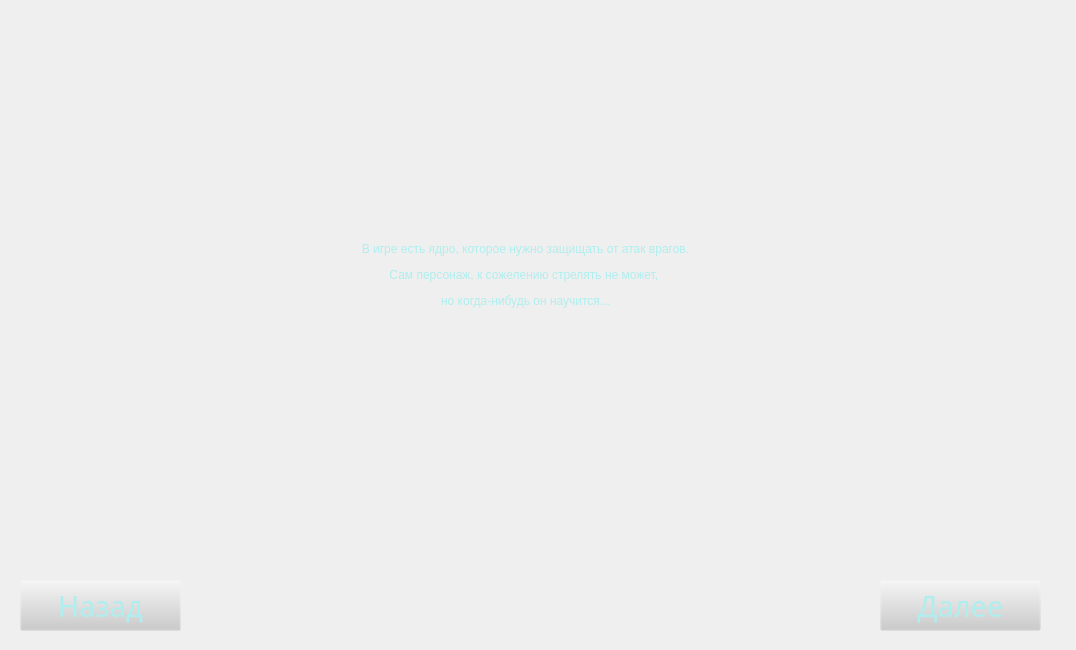
<?xml version="1.0" encoding="UTF-8"?>
<ui version="4.0">
 <class>Form</class>
 <widget class="QWidget" name="Form">
  <property name="geometry">
   <rect>
    <x>0</x>
    <y>0</y>
    <width>1076</width>
    <height>650</height>
   </rect>
  </property>
  <property name="windowTitle">
   <string>Form</string>
  </property>
  <widget class="QPushButton" name="back_button">
   <property name="geometry">
    <rect>
     <x>20</x>
     <y>580</y>
     <width>161</width>
     <height>51</height>
    </rect>
   </property>
   <property name="font">
    <font>
     <family>Berlin Sans FB</family>
     <pointsize>22</pointsize>
     <weight>50</weight>
     <italic>false</italic>
     <bold>false</bold>
    </font>
   </property>
   <property name="styleSheet">
    <string notr="true">font: 22pt &quot;Berlin Sans FB&quot;; color: rgb(175,238,238);
background-color: rgb(204, 204, 204, 0);</string>
   </property>
   <property name="text">
    <string>Назад</string>
   </property>
  </widget>
  <widget class="QPushButton" name="next_btn">
   <property name="geometry">
    <rect>
     <x>880</x>
     <y>580</y>
     <width>161</width>
     <height>51</height>
    </rect>
   </property>
   <property name="font">
    <font>
     <family>Berlin Sans FB</family>
     <pointsize>22</pointsize>
     <weight>50</weight>
     <italic>false</italic>
     <bold>false</bold>
    </font>
   </property>
   <property name="styleSheet">
    <string notr="true">font: 22pt &quot;Berlin Sans FB&quot;; color: rgb(175,238,238);
background-color: rgb(204, 204, 204, 0);</string>
   </property>
   <property name="text">
    <string>Далее</string>
   </property>
  </widget>
  <widget class="QLabel" name="label_2">
   <property name="geometry">
    <rect>
     <x>0</x>
     <y>0</y>
     <width>1051</width>
     <height>551</height>
    </rect>
   </property>
   <property name="styleSheet">
    <string notr="true">font: 22pt &quot;Berlin Sans FB&quot;; color: rgb(175,238,238);
background-color: rgb(204, 204, 204, 0);</string>
   </property>
   <property name="text">
    <string>&lt;html&gt;&lt;head/&gt;&lt;body&gt;&lt;p align=&quot;center&quot;&gt;В игре есть ядро, которое нужно защищать от атак врагов.&lt;/p&gt;&lt;p align=&quot;center&quot;&gt;Сам персонаж, к сожелению стрелять не может, &lt;/p&gt;&lt;p align=&quot;center&quot;&gt;но когда-нибудь он научится...&lt;/p&gt;&lt;/body&gt;&lt;/html&gt;</string>
   </property>
  </widget>
 </widget>
 <resources/>
 <connections/>
</ui>
